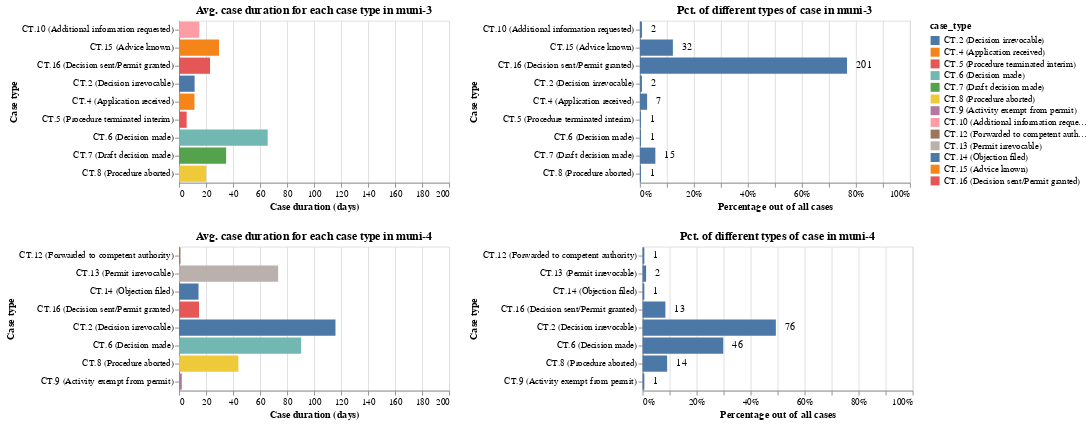

The notebook cell this image was saved under:
### Markdown cell above
### Result (related to Kap analysis only)

- Municipalities 1-4-5 may be drawn from identical distributions, with p > 0.05 (cannot reject H0)
- Municipalities 2-1, 2-4 are not likely to be drawn from identical distributions, with p << 0.05 (reject H0); 2-5 is slightly more similar with p ~= 0.01
- Municipality 3 is not likely to be drawn from a distribution identical to any others

### Code cell
# Analyze if and how case performance differ in each municipality, considering case types

charts = []
for muni, data in df_gb.groupby('muni'):
    print(muni)
    if muni in ['muni-1', 'muni-2', 'muni-5']:
        continue
    print('{} Unique case types: {}'.format(data['case_type'].nunique(), data['case_type'].unique()))
    print('Average case duration (days): {}'.format(data['case_duration_days'].mean()))
    # print(data['case_duration_days'].describe())
    # muni_chart = alt.Chart(data).mark_circle(size=60).encode(
    #     x='num_events:Q',
    #     y='case_duration_days:Q',
    #     color='case_type:N',
    #     tooltip='case_type:N'
    # )
    muni_chart = alt.Chart(
        data, title=[
            '{}:'.format(muni),
            'Avg. case duration {:.1f} days'.format(data['case_duration_days'].mean()),
            '50% completed in {:.1f} days, 90% completed in {:.1f} days'.format(
                data['case_duration_days'].median(),
                data['case_duration_days'].quantile(.9)
            )
        ]
    )
    
    hist = muni_chart.mark_bar().encode(
        y=alt.Y('count()').title('Number of cases'),
        x=alt.X('case_duration_days:Q', bin=alt.Bin(extent=[0, 360], step=20)).title('Case duration (days)'),
        color=alt.Color(
            'case_type:N', 
            sort=[
                'CT.1 (Procedure resumed)', 'CT.2 (Decision irrevocable)', 'CT.3 (Case handled)', 'CT.4 (Application received)', 'CT.5 (Procedure terminated interim)', 'CT.6 (Decision made)', 
                'CT.7 (Draft decision made)', 'CT.8 (Procedure aborted)', 'CT.9 (Activity exempt from permit)',
                'CT.10 (Additional information requested)', 'CT.11 (Decision ready)', 'CT.12 (Forwarded to competent authority)', 
                'CT.13 (Permit irrevocable)', 'CT.14 (Objection filed)', 'CT.15 (Advice known)', 'CT.16 (Decision sent/Permit granted)', 
            ]
        ),
        tooltip=['case_type', 'count()']
    )
    rule_mean = muni_chart.mark_rule(color='blue').encode(
        x=alt.X('mean(case_duration_days):Q').title(''),
        size=alt.value(2)
    ) 
    rule_med = muni_chart.transform_quantile(
        'case_duration_days', 
        probs=[0.5],
        as_=['prob', 'value']
    ).mark_rule(color='red').encode(
        x=alt.X('value:Q').title(''),
        size=alt.value(2)
    )
    rule_hi10 = muni_chart.transform_quantile(
        'case_duration_days', 
        probs=[0.9],
        as_=['prob', 'value']
    ).mark_rule(color='red', strokeDash=[5, 5]).encode(
        x=alt.X('value:Q').title(''),
        size=alt.value(2)
    )
    
    hist = hist + rule_mean + rule_med + rule_hi10
    
    hist2 = alt.Chart(
        data, 
        title='Pct. of different types of case in {}'.format(muni)
    ).transform_joinaggregate(
        total='count()'
    ).transform_calculate(
        cnt='1',
        pct='1 / datum.total'
    ).mark_bar().encode(
        alt.Y('case_type:N').title('Case type'),
        alt.X('sum(pct):Q', axis=alt.Axis(format='%'), scale=alt.Scale(domain=[0, 1.0])).title('Percentage out of all cases'),
        # color=alt.Color(
        #     'case_type:N', 
        #     sort=[
        #         'CT.1 (Procedure resumed)', 'CT.2 (Decision irrevocable)', 'CT.3 (Case handled)', 'CT.4 (Application received)', 'CT.5 (Procedure terminated interim)', 'CT.6 (Decision made)', 
        #         'CT.7 (Draft decision made)', 'CT.8 (Procedure aborted)', 'CT.9 (Activity exempt from permit)',
        #         'CT.10 (Additional information requested)', 'CT.11 (Decision ready)', 'CT.12 (Forwarded to competent authority)', 
        #         'CT.13 (Permit irrevocable)', 'CT.14 (Objection filed)', 'CT.15 (Advice known)', 'CT.16 (Decision sent/Permit granted)', 
        #     ]
        # )
    )
    hist2 = alt.layer(
        hist2,
        hist2.mark_text(
            align='left',
            baseline='middle',
            dx=10
        ).encode(
            text=alt.Text('sum(cnt):Q')
        )
    )
    
    bar = alt.Chart(
        data, 
        title='Avg. case duration for each case type in {}'.format(muni)
    ).mark_bar().encode(
        alt.Y('case_type:N').title('Case type'),
        alt.X('mean(case_duration_days):Q', scale=alt.Scale(domain=[0, 200])).title('Case duration (days)'),
        color=alt.Color(
            'case_type:N', 
            sort=[
                'CT.1 (Procedure resumed)', 'CT.2 (Decision irrevocable)', 'CT.3 (Case handled)', 'CT.4 (Application received)', 'CT.5 (Procedure terminated interim)', 'CT.6 (Decision made)', 
                'CT.7 (Draft decision made)', 'CT.8 (Procedure aborted)', 'CT.9 (Activity exempt from permit)',
                'CT.10 (Additional information requested)', 'CT.11 (Decision ready)', 'CT.12 (Forwarded to competent authority)', 
                'CT.13 (Permit irrevocable)', 'CT.14 (Objection filed)', 'CT.15 (Advice known)', 'CT.16 (Decision sent/Permit granted)', 
            ]
        ),
    )
    
    bar2 = alt.Chart(
        data, 
        title='Total (sum of) case duration for each case type in {}'.format(muni)
    ).mark_bar().encode(
        alt.Y('case_type:N').title('Case type'),
        alt.X('sum(case_duration_days):Q').title('Case duration (days)'),
        color=alt.Color(
            'case_type:N', 
            sort=[
                'CT.1 (Procedure resumed)', 'CT.2 (Decision irrevocable)', 'CT.3 (Case handled)', 'CT.4 (Application received)', 'CT.5 (Procedure terminated interim)', 'CT.6 (Decision made)', 
                'CT.7 (Draft decision made)', 'CT.8 (Procedure aborted)', 'CT.9 (Activity exempt from permit)',
                'CT.10 (Additional information requested)', 'CT.11 (Decision ready)', 'CT.12 (Forwarded to competent authority)', 
                'CT.13 (Permit irrevocable)', 'CT.14 (Objection filed)', 'CT.15 (Advice known)', 'CT.16 (Decision sent/Permit granted)', 
            ]
        ),
    )
        
    charts.append(alt.hconcat(bar, hist2))
    
    # freq_case_types = [ct for ct in data['case_type'].unique() if data.loc[data['case_type'] == ct, 'case:concept:name'].nunique() > 5]
    # print('{} Frequent case types (with more than 5 cases):'.format(len(freq_case_types)))
    # print(freq_case_types)
    # case_dur_cts = [data.loc[data['case_type'] == ct, 'case_duration_days'] for ct in freq_case_types]
    # # H (i.e., Chi-Square) and p-value
    # print('Performing Kruskal Wallis H Test:')
    # print(kruskal(*case_dur_cts))

alt.vconcat(*charts)

### Figure 1 — Vega specification as saved in the notebook (floating-point values rounded to 4 significant figures)
{"$schema": "https://vega.github.io/schema/vega/v5.json", "data": [{"name": "source_0"}, {"name": "source_1"}, {"name": "data_0"}, {"name": "data_1", "values": [{"case_type": "CT.7 (Draft decision made)", "mean_case_duration_days": 34.84}, {"case_type": "CT.15 (Advice known)", "mean_case_duration_days": 29.54}, {"case_type": "CT.4 (Application received)", "mean_case_duration_days": 11.37}, {"case_type": "CT.16 (Decision sent/Permit granted)", "mean_case_duration_days": 22.94}, {"case_type": "CT.6 (Decision made)", "mean_case_duration_days": 65.64}, {"case_type": "CT.2 (Decision irrevocable)", "mean_case_duration_days": 11.5}, {"case_type": "CT.5 (Procedure terminated interim)", "mean_case_duration_days": 5.592}, {"case_type": "CT.8 (Procedure aborted)", "mean_case_duration_days": 20.0}, {"case_type": "CT.10 (Additional information requested)", "mean_case_duration_days": 14.98}]}, {"name": "data_2", "values": [{"case_type": "CT.7 (Draft decision made)", "sum_cnt": 15.0, "sum_pct": 0.05725}, {"case_type": "CT.15 (Advice known)", "sum_cnt": 32.0, "sum_pct": 0.1221}, {"case_type": "CT.4 (Application received)", "sum_cnt": 7.0, "sum_pct": 0.02672}, {"case_type": "CT.16 (Decision sent/Permit granted)", "sum_cnt": 201.0, "sum_pct": 0.7672}, {"case_type": "CT.6 (Decision made)", "sum_cnt": 1.0, "sum_pct": 0.003817}, {"case_type": "CT.2 (Decision irrevocable)", "sum_cnt": 2.0, "sum_pct": 0.007634}, {"case_type": "CT.5 (Procedure terminated interim)", "sum_cnt": 1.0, "sum_pct": 0.003817}, {"case_type": "CT.8 (Procedure aborted)", "sum_cnt": 1.0, "sum_pct": 0.003817}, {"case_type": "CT.10 (Additional information requested)", "sum_cnt": 2.0, "sum_pct": 0.007634}]}, {"name": "data_3"}, {"name": "data_4", "values": [{"case_type": "CT.6 (Decision made)", "mean_case_duration_days": 90.41}, {"case_type": "CT.8 (Procedure aborted)", "mean_case_duration_days": 43.9}, {"case_type": "CT.13 (Permit irrevocable)", "mean_case_duration_days": 73.38}, {"case_type": "CT.2 (Decision irrevocable)", "mean_case_duration_days": 115.8}, {"case_type": "CT.14 (Objection filed)", "mean_case_duration_days": 14.38}, {"case_type": "CT.9 (Activity exempt from permit)", "mean_case_duration_days": 2.0}, {"case_type": "CT.12 (Forwarded to competent authority)", "mean_case_duration_days": 1.0}, {"case_type": "CT.16 (Decision sent/Permit granted)", "mean_case_duration_days": 14.73}]}, {"name": "data_5", "values": [{"case_type": "CT.6 (Decision made)", "sum_cnt": 46.0, "sum_pct": 0.2987}, {"case_type": "CT.8 (Procedure aborted)", "sum_cnt": 14.0, "sum_pct": 0.09091}, {"case_type": "CT.13 (Permit irrevocable)", "sum_cnt": 2.0, "sum_pct": 0.01299}, {"case_type": "CT.2 (Decision irrevocable)", "sum_cnt": 76.0, "sum_pct": 0.4935}, {"case_type": "CT.14 (Objection filed)", "sum_cnt": 1.0, "sum_pct": 0.006494}, {"case_type": "CT.9 (Activity exempt from permit)", "sum_cnt": 1.0, "sum_pct": 0.006494}, {"case_type": "CT.12 (Forwarded to competent authority)", "sum_cnt": 1.0, "sum_pct": 0.006494}, {"case_type": "CT.16 (Decision sent/Permit granted)", "sum_cnt": 13.0, "sum_pct": 0.08442}]}, {"name": "data_0_color_domain_case_type_0", "values": [{"case_type": "CT.7 (Draft decision made)", "sort_field": 6.0}, {"case_type": "CT.15 (Advice known)", "sort_field": 14.0}, {"case_type": "CT.4 (Application received)", "sort_field": 3.0}, {"case_type": "CT.16 (Decision sent/Permit granted)", "sort_field": 15.0}, {"case_type": "CT.6 (Decision made)", "sort_field": 5.0}, {"case_type": "CT.2 (Decision irrevocable)", "sort_field": 1.0}, {"case_type": "CT.5 (Procedure terminated interim)", "sort_field": 4.0}, {"case_type": "CT.8 (Procedure aborted)", "sort_field": 7.0}, {"case_type": "CT.10 (Additional information requested)", "sort_field": 9.0}]}, {"name": "data_3_color_domain_case_type_1", "values": [{"case_type": "CT.6 (Decision made)", "sort_field": 5.0}, {"case_type": "CT.8 (Procedure aborted)", "sort_field": 7.0}, {"case_type": "CT.13 (Permit irrevocable)", "sort_field": 12.0}, {"case_type": "CT.2 (Decision irrevocable)", "sort_field": 1.0}, {"case_type": "CT.14 (Objection filed)", "sort_field": 13.0}, {"case_type": "CT.9 (Activity exempt from permit)", "sort_field": 8.0}, {"case_type": "CT.12 (Forwarded to competent authority)", "sort_field": 11.0}, {"case_type": "CT.16 (Decision sent/Permit granted)", "sort_field": 15.0}]}, {"name": "data_1_concat_0_concat_0_y_domain_case_type", "values": [{"case_type": "CT.7 (Draft decision made)"}, {"case_type": "CT.15 (Advice known)"}, {"case_type": "CT.4 (Application received)"}, {"case_type": "CT.16 (Decision sent/Permit granted)"}, {"case_type": "CT.6 (Decision made)"}, {"case_type": "CT.2 (Decision irrevocable)"}, {"case_type": "CT.5 (Procedure terminated interim)"}, {"case_type": "CT.8 (Procedure aborted)"}, {"case_type": "CT.10 (Additional information requested)"}]}, {"name": "data_2_concat_0_concat_1_y_domain_case_type", "values": [{"case_type": "CT.7 (Draft decision made)"}, {"case_type": "CT.15 (Advice known)"}, {"case_type": "CT.4 (Application received)"}, {"case_type": "CT.16 (Decision sent/Permit granted)"}, {"case_type": "CT.6 (Decision made)"}, {"case_type": "CT.2 (Decision irrevocable)"}, {"case_type": "CT.5 (Procedure terminated interim)"}, {"case_type": "CT.8 (Procedure aborted)"}, {"case_type": "CT.10 (Additional information requested)"}]}, {"name": "data_4_concat_1_concat_0_y_domain_case_type", "values": [{"case_type": "CT.6 (Decision made)"}, {"case_type": "CT.8 (Procedure aborted)"}, {"case_type": "CT.13 (Permit irrevocable)"}, {"case_type": "CT.2 (Decision irrevocable)"}, {"case_type": "CT.14 (Objection filed)"}, {"case_type": "CT.9 (Activity exempt from permit)"}, {"case_type": "CT.12 (Forwarded to competent authority)"}, {"case_type": "CT.16 (Decision sent/Permit granted)"}]}, {"name": "data_5_concat_1_concat_1_y_domain_case_type", "values": [{"case_type": "CT.6 (Decision made)"}, {"case_type": "CT.8 (Procedure aborted)"}, {"case_type": "CT.13 (Permit irrevocable)"}, {"case_type": "CT.2 (Decision irrevocable)"}, {"case_type": "CT.14 (Objection filed)"}, {"case_type": "CT.9 (Activity exempt from permit)"}, {"case_type": "CT.12 (Forwarded to competent authority)"}, {"case_type": "CT.16 (Decision sent/Permit granted)"}]}], "signals": [{"name": "concat_0_childWidth", "value": 300}, {"name": "concat_0_concat_0_y_step", "value": 20}, {"name": "concat_0_concat_0_height", "update": "bandspace(domain('concat_0_concat_0_y').length, 0.1, 0.05) * concat_0_concat_0_y_step"}, {"name": "concat_0_concat_1_y_step", "value": 20}, {"name": "concat_0_concat_1_height", "update": "bandspace(domain('concat_0_concat_1_y').length, 0.1, 0.05) * concat_0_concat_1_y_step"}, {"name": "concat_1_childWidth", "value": 300}, {"name": "concat_1_concat_0_y_step", "value": 20}, {"name": "concat_1_concat_0_height", "update": "bandspace(domain('concat_1_concat_0_y').length, 0.1, 0.05) * concat_1_concat_0_y_step"}, {"name": "concat_1_concat_1_y_step", "value": 20}, {"name": "concat_1_concat_1_height", "update": "bandspace(domain('concat_1_concat_1_y').length, 0.1, 0.05) * concat_1_concat_1_y_step"}], "marks": [{"type": "group", "name": "concat_0_group", "marks": [{"type": "group", "name": "concat_0_concat_0_group", "encode": {"update": {"width": {"signal": "concat_0_childWidth"}, "height": {"signal": "concat_0_concat_0_height"}}}, "marks": [{"type": "rect", "name": "concat_0_concat_0_marks", "from": {"data": "data_1"}, "encode": {"update": {"x2": {"value": 0, "scale": "concat_0_concat_0_x"}, "height": {"signal": "max(0.25, bandwidth('concat_0_concat_0_y'))"}, "x": {"field": "mean_case_duration_days", "scale": "concat_0_concat_0_x"}, "fill": {"field": "case_type", "scale": "color"}, "y": {"field": "case_type", "scale": "concat_0_concat_0_y"}}}, "style": ["bar"]}], "axes": [{"scale": "concat_0_concat_0_x", "maxExtent": 0, "grid": true, "zindex": 0, "minExtent": 0, "labels": false, "orient": "bottom", "tickCount": {"signal": "ceil(concat_0_childWidth/40)"}, "domain": false, "aria": false, "ticks": false, "gridScale": "concat_0_concat_0_y"}, {"scale": "concat_0_concat_0_x", "grid": false, "title": "Case duration (days)", "tickCount": {"signal": "ceil(concat_0_childWidth/40)"}, "orient": "bottom", "labelOverlap": true, "labelFlush": true, "zindex": 0}, {"scale": "concat_0_concat_0_y", "title": "Case type", "zindex": 0, "orient": "left", "grid": false}], "title": {"text": "Avg. case duration for each case type in muni-3", "frame": "group"}, "style": "cell"}, {"type": "group", "name": "concat_0_concat_1_group", "encode": {"update": {"width": {"signal": "concat_0_childWidth"}, "height": {"signal": "concat_0_concat_1_height"}}}, "marks": [{"type": "rect", "name": "concat_0_concat_1_layer_0_marks", "from": {"data": "data_2"}, "encode": {"update": {"x": {"field": "sum_pct", "scale": "concat_0_concat_1_x"}, "height": {"signal": "max(0.25, bandwidth('concat_0_concat_1_y'))"}, "y": {"field": "case_type", "scale": "concat_0_concat_1_y"}, "fill": {"value": "#4c78a8"}, "x2": {"value": 0, "scale": "concat_0_concat_1_x"}}}, "style": ["bar"]}, {"type": "text", "name": "concat_0_concat_1_layer_1_marks", "from": {"data": "data_2"}, "encode": {"update": {"y": {"field": "case_type", "scale": "concat_0_concat_1_y", "band": 0.5}, "align": {"value": "left"}, "x": {"field": "sum_pct", "scale": "concat_0_concat_1_x"}, "baseline": {"value": "middle"}, "fill": {"value": "black"}, "text": {"signal": "format(datum[\"sum_cnt\"], \"\")"}, "dx": {"value": 10}}}, "style": ["text"]}], "axes": [{"scale": "concat_0_concat_1_x", "minExtent": 0, "maxExtent": 0, "zindex": 0, "tickCount": {"signal": "ceil(concat_0_childWidth/40)"}, "aria": false, "gridScale": "concat_0_concat_1_y", "domain": false, "orient": "bottom", "labels": false, "ticks": false, "grid": true}, {"scale": "concat_0_concat_1_x", "grid": false, "title": "Percentage out of all cases", "orient": "bottom", "tickCount": {"signal": "ceil(concat_0_childWidth/40)"}, "format": "%", "zindex": 0, "labelFlush": true, "labelOverlap": true}, {"scale": "concat_0_concat_1_y", "zindex": 0, "grid": false, "orient": "left", "title": "Case type"}], "title": {"text": "Pct. of different types of case in muni-3", "frame": "group"}, "style": "cell"}], "layout": {"padding": 20, "bounds": "full", "align": "each"}}, {"type": "group", "name": "concat_1_group", "marks": [{"type": "group", "name": "concat_1_concat_0_group", "encode": {"update": {"width": {"signal": "concat_1_childWidth"}, "height": {"signal": "concat_1_concat_0_height"}}}, "marks": [{"type": "rect", "name": "concat_1_concat_0_marks", "from": {"data": "data_4"}, "encode": {"update": {"fill": {"field": "case_type", "scale": "color"}, "x": {"field": "mean_case_duration_days", "scale": "concat_1_concat_0_x"}, "x2": {"value": 0, "scale": "concat_1_concat_0_x"}, "height": {"signal": "max(0.25, bandwidth('concat_1_concat_0_y'))"}, "y": {"field": "case_type", "scale": "concat_1_concat_0_y"}}}, "style": ["bar"]}], "axes": [{"scale": "concat_1_concat_0_x", "aria": false, "grid": true, "gridScale": "concat_1_concat_0_y", "orient": "bottom", "tickCount": {"signal": "ceil(concat_1_childWidth/40)"}, "domain": false, "maxExtent": 0, "minExtent": 0, "labels": false, "ticks": false, "zindex": 0}, {"scale": "concat_1_concat_0_x", "title": "Case duration (days)", "labelOverlap": true, "tickCount": {"signal": "ceil(concat_1_childWidth/40)"}, "zindex": 0, "grid": false, "orient": "bottom", "labelFlush": true}, {"scale": "concat_1_concat_0_y", "grid": false, "orient": "left", "title": "Case type", "zindex": 0}], "title": {"text": "Avg. case duration for each case type in muni-4", "frame": "group"}, "style": "cell"}, {"type": "group", "name": "concat_1_concat_1_group", "encode": {"update": {"width": {"signal": "concat_1_childWidth"}, "height": {"signal": "concat_1_concat_1_height"}}}, "marks": [{"type": "rect", "name": "concat_1_concat_1_layer_0_marks", "from": {"data": "data_5"}, "encode": {"update": {"height": {"signal": "max(0.25, bandwidth('concat_1_concat_1_y'))"}, "x": {"field": "sum_pct", "scale": "concat_1_concat_1_x"}, "x2": {"value": 0, "scale": "concat_1_concat_1_x"}, "y": {"field": "case_type", "scale": "concat_1_concat_1_y"}, "fill": {"value": "#4c78a8"}}}, "style": ["bar"]}, {"type": "text", "name": "concat_1_concat_1_layer_1_marks", "from": {"data": "data_5"}, "encode": {"update": {"baseline": {"value": "middle"}, "dx": {"value": 10}, "align": {"value": "left"}, "x": {"field": "sum_pct", "scale": "concat_1_concat_1_x"}, "fill": {"value": "black"}, "y": {"field": "case_type", "scale": "concat_1_concat_1_y", "band": 0.5}, "text": {"signal": "format(datum[\"sum_cnt\"], \"\")"}}}, "style": ["text"]}], "axes": [{"scale": "concat_1_concat_1_x", "maxExtent": 0, "minExtent": 0, "ticks": false, "orient": "bottom", "zindex": 0, "grid": true, "tickCount": {"signal": "ceil(concat_1_childWidth/40)"}, "domain": false, "gridScale": "concat_1_concat_1_y", "labels": false, "aria": false}, {"scale": "concat_1_concat_1_x", "grid": false, "orient": "bottom", "labelFlush": true, "tickCount": {"signal": "ceil(concat_1_childWidth/40)"}, "title": "Percentage out of all cases", "format": "%", "zindex": 0, "labelOverlap": true}, {"scale": "concat_1_concat_1_y", "orient": "left", "grid": false, "zindex": 0, "title": "Case type"}], "title": {"text": "Pct. of different types of case in muni-4", "frame": "group"}, "style": "cell"}], "layout": {"padding": 20, "bounds": "full", "align": "each"}}], "scales": [{"name": "color", "type": "ordinal", "domain": {"fields": [{"data": "data_0_color_domain_case_type_0", "field": "case_type"}, {"data": "data_3_color_domain_case_type_1", "field": "case_type"}], "sort": {"op": "max", "field": "sort_field"}}, "range": "category"}, {"name": "concat_0_concat_0_x", "type": "linear", "domain": [0, 200], "range": [0, {"signal": "concat_0_childWidth"}], "zero": true}, {"name": "concat_0_concat_0_y", "type": "band", "domain": {"data": "data_1_concat_0_concat_0_y_domain_case_type", "field": "case_type", "sort": true}, "range": {"step": {"signal": "concat_0_concat_0_y_step"}}, "paddingOuter": 0.05, "paddingInner": 0.1}, {"name": "concat_0_concat_1_x", "type": "linear", "domain": [0, 1], "range": [0, {"signal": "concat_0_childWidth"}], "zero": true}, {"name": "concat_0_concat_1_y", "type": "band", "domain": {"data": "data_2_concat_0_concat_1_y_domain_case_type", "field": "case_type", "sort": true}, "range": {"step": {"signal": "concat_0_concat_1_y_step"}}, "paddingOuter": 0.05, "paddingInner": 0.1}, {"name": "concat_1_concat_0_x", "type": "linear", "domain": [0, 200], "range": [0, {"signal": "concat_1_childWidth"}], "zero": true}, {"name": "concat_1_concat_0_y", "type": "band", "domain": {"data": "data_4_concat_1_concat_0_y_domain_case_type", "field": "case_type", "sort": true}, "range": {"step": {"signal": "concat_1_concat_0_y_step"}}, "paddingInner": 0.1, "paddingOuter": 0.05}, {"name": "concat_1_concat_1_x", "type": "linear", "domain": [0, 1], "range": [0, {"signal": "concat_1_childWidth"}], "zero": true}, {"name": "concat_1_concat_1_y", "type": "band", "domain": {"data": "data_5_concat_1_concat_1_y_domain_case_type", "field": "case_type", "sort": true}, "range": {"step": {"signal": "concat_1_concat_1_y_step"}}, "paddingInner": 0.1, "paddingOuter": 0.05}], "layout": {"padding": 20, "columns": 1, "bounds": "full", "align": "each"}, "background": "white", "padding": 5, "legends": [{"fill": "color", "symbolType": "square", "title": "case_type"}]}
